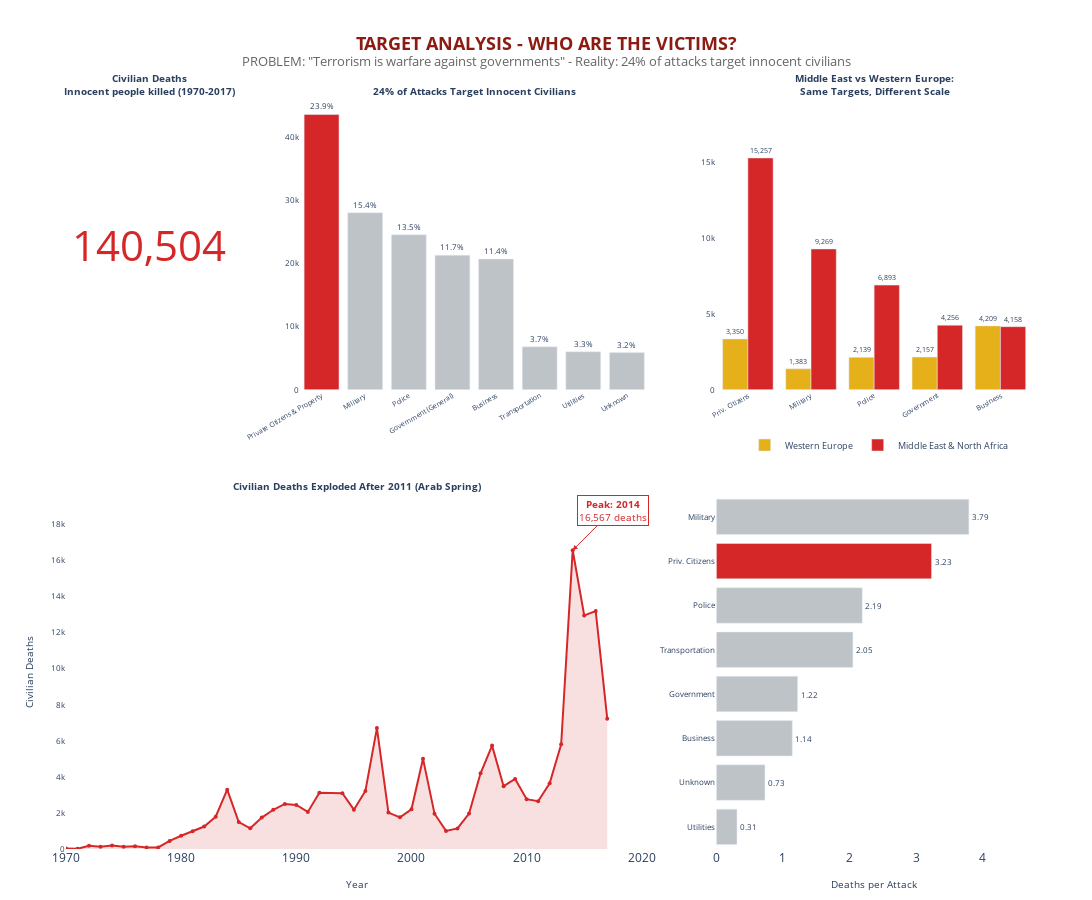

Here is the notebook cell this chart was saved with:
### Code cell
fig_target = make_subplots(
    rows=2, cols=3,
    subplot_titles=(
        '<b>Civilian Deaths<br>Innocent people killed (1970-2017)</b>',
        '<b>24% of Attacks Target Innocent Civilians</b>',
        '<b>Middle East vs Western Europe:<br>Same Targets, Different Scale</b>',
        '<b>Civilian Deaths Exploded After 2011 (Arab Spring)</b>',
        '',
        '<b>Lethality by Target Type:<br>Deaths per Attack</b>'
    ),
    specs=[
        [{'type': 'indicator'}, {'type': 'bar'}, {'type': 'bar'}],
        [{'type': 'scatter', 'colspan': 2}, None, {'type': 'bar'}]
    ],
    row_heights=[0.45, 0.55],
    column_widths=[0.20, 0.42, 0.38],
    vertical_spacing=0.14,
    horizontal_spacing=0.07
)

fig_target.add_trace(
    go.Indicator(
        mode="number",
        value=civilian_deaths,
        number={'font': {'size': 42, 'color': INSIGHT_COLOR}, 'valueformat': ',.0f'},
    ),
    row=1, col=1
)

target_colors = [INSIGHT_COLOR if 'Private Citizens' in t else COLOR_CONTEXT for t in top_targets['Target_Type']]

fig_target.add_trace(
    go.Bar(
        x=top_targets['Target_Type'],
        y=top_targets['Attacks'],
        marker_color=target_colors,
        text=[f"{p}%" for p in top_targets['Percentage']],
        textposition='outside',
        textfont=dict(size=8),
        hovertemplate='<b>%{x}</b><br>Attacks: %{y:,.0f}<br>Deaths: %{customdata:,.0f}<extra></extra>',
        customdata=top_targets['Deaths'],
        showlegend=False
    ),
    row=1, col=2
)

short_names = {
    'Private Citizens & Property': 'Priv. Citizens',
    'Military': 'Military',
    'Police': 'Police',
    'Government (General)': 'Government',
    'Business': 'Business'
}
display_names = [short_names.get(t, t[:12]) for t in regional_pivot.index]

fig_target.add_trace(
    go.Bar(
        name='Western Europe',
        x=display_names,
        y=regional_pivot['Western Europe'],
        marker_color=theme_colors[3],  # Yellow
        text=[f"{v:,.0f}" for v in regional_pivot['Western Europe']],
        textposition='outside',
        textfont=dict(size=7),
        hovertemplate='<b>%{x}</b><br>Western Europe: %{y:,.0f}<extra></extra>'
    ),
    row=1, col=3
)

fig_target.add_trace(
    go.Bar(
        name='Middle East & North Africa',
        x=display_names,
        y=regional_pivot['Middle East & North Africa'],
        marker_color=INSIGHT_COLOR,  # Red
        text=[f"{v:,.0f}" for v in regional_pivot['Middle East & North Africa']],
        textposition='outside',
        textfont=dict(size=7),
        hovertemplate='<b>%{x}</b><br>Middle East: %{y:,.0f}<extra></extra>'
    ),
    row=1, col=3
)


fig_target.add_trace(
    go.Scatter(
        x=civilian_yearly['Year'],
        y=civilian_yearly['Deaths'],
        mode='lines+markers',
        line=dict(color=INSIGHT_COLOR, width=2),
        fill='tozeroy',
        fillcolor='rgba(215, 48, 48, 0.15)',
        marker=dict(size=4),
        hovertemplate='<b>%{x}</b><br>Civilian Deaths: %{y:,.0f}<extra></extra>',
        showlegend=False
    ),
    row=2, col=1
)

# Add peak annotation
peak_year = civilian_yearly.loc[civilian_yearly['Deaths'].idxmax()]
fig_target.add_annotation(
    x=peak_year['Year'],
    y=peak_year['Deaths'],
    text=f"<b>Peak: {peak_year['Year']:.0f}</b><br>{peak_year['Deaths']:,.0f} deaths",
    showarrow=True,
    arrowhead=2,
    arrowcolor=INSIGHT_COLOR,
    ax=40,
    ay=-40,
    font=dict(size=9, color=INSIGHT_COLOR),
    bgcolor='white',
    bordercolor=INSIGHT_COLOR,
    borderwidth=1,
    row=2, col=1
)

lethality_sorted = top_targets.sort_values('Lethality', ascending=True)
lethality_colors = [INSIGHT_COLOR if 'Private Citizens' in t else COLOR_CONTEXT for t in lethality_sorted['Target_Type']]
lethality_names = [short_names.get(t, t[:15]) for t in lethality_sorted['Target_Type']]

fig_target.add_trace(
    go.Bar(
        y=lethality_names,
        x=lethality_sorted['Lethality'],
        orientation='h',
        marker_color=lethality_colors,
        text=[f"{v:.2f}" for v in lethality_sorted['Lethality']],
        textposition='outside',
        textfont=dict(size=8),
        hovertemplate='<b>%{y}</b><br>Deaths per Attack: %{x:.2f}<extra></extra>',
        showlegend=False
    ),
    row=2, col=3
)


fig_target.update_layout(
    title=dict(
        text='<b>TARGET ANALYSIS - WHO ARE THE VICTIMS?</b><br>' +
             '<sup style="color:#666">PROBLEM: "Terrorism is warfare against governments" - Reality: 24% of attacks target innocent civilians</sup>',
        x=0.5,
        xanchor='center',
        font=dict(size=18, color=theme_colors[0])
    ),
    height=900,
    width=1400,
    barmode='group',
    plot_bgcolor='white',
    paper_bgcolor='white',
    margin=dict(t=100, l=60, r=60, b=50),
    legend=dict(
        orientation='h',
        yanchor='bottom',
        y=0.52,
        xanchor='right',
        x=0.98,
        font=dict(size=9)
    )
)

# Update axes - fix overflow
fig_target.update_xaxes(tickangle=-30, tickfont=dict(size=7), showgrid=False, row=1, col=2)
fig_target.update_xaxes(tickangle=-30, tickfont=dict(size=7), showgrid=False, row=1, col=3)
fig_target.update_xaxes(showgrid=False, row=2, col=1, title_text='Year', title_font=dict(size=10))
fig_target.update_xaxes(showgrid=False, row=2, col=3, title_text='Deaths per Attack', title_font=dict(size=10),
                        range=[0, lethality_sorted['Lethality'].max() * 1.25])
fig_target.update_yaxes(showgrid=False, tickfont=dict(size=8))
fig_target.update_yaxes(title_text='Civilian Deaths', title_font=dict(size=10), row=2, col=1)

# Fix y-axis range for grouped bar to avoid text cutoff
max_val = max(regional_pivot['Middle East & North Africa'].max(), regional_pivot['Western Europe'].max())
fig_target.update_yaxes(range=[0, max_val * 1.25], row=1, col=3)

# Update subplot title positions
for annotation in fig_target.layout.annotations:
    if annotation.text:
        annotation.font.size = 10

fig_target.show()

### Figure 1 — Plotly figure (JSON) as saved in the notebook; plotly's stock layout.template omitted (floating-point values rounded to 4 significant figures)
{"data": [{"domain": {"x": [0, 0.172], "y": [0.613, 1]}, "mode": "number", "number": {"font": {"color": "#d62728", "size": 42}, "valueformat": ",.0f"}, "type": "indicator", "value": 140504}, {"customdata": [140500.0, 106000.0, 53700.0, 26070.0, 23490.0, 13920.0, 1874.0, 4329.0], "hovertemplate": "<b>%{x}</b><br>Attacks: %{y:,.0f}<br>Deaths: %{customdata:,.0f}<extra></extra>", "marker": {"color": ["#d62728", "#BDC3C7", "#BDC3C7", "#BDC3C7", "#BDC3C7", "#BDC3C7", "#BDC3C7", "#BDC3C7"]}, "showlegend": false, "text": ["23.9%", "15.4%", "13.5%", "11.7%", "11.4%", "3.7%", "3.3%", "3.2%"], "textfont": {"size": 8}, "textposition": "outside", "type": "bar", "x": ["Private Citizens & Property", "Military", "Police", "Government (General)", "Business", "Transportation", "Utilities", "Unknown"], "xaxis": "x", "y": [43511, 27984, 24506, 21283, 20669, 6799, 6023, 5898], "yaxis": "y"}, {"hovertemplate": "<b>%{x}</b><br>Western Europe: %{y:,.0f}<extra></extra>", "marker": {"color": "#E6B01B"}, "name": "Western Europe", "text": ["3,350", "1,383", "2,139", "2,157", "4,209"], "textfont": {"size": 7}, "textposition": "outside", "type": "bar", "x": ["Priv. Citizens", "Military", "Police", "Government", "Business"], "xaxis": "x2", "y": [3350, 1383, 2139, 2157, 4209], "yaxis": "y2"}, {"hovertemplate": "<b>%{x}</b><br>Middle East: %{y:,.0f}<extra></extra>", "marker": {"color": "#d62728"}, "name": "Middle East & North Africa", "text": ["15,257", "9,269", "6,893", "4,256", "4,158"], "textfont": {"size": 7}, "textposition": "outside", "type": "bar", "x": ["Priv. Citizens", "Military", "Police", "Government", "Business"], "xaxis": "x2", "y": [15257, 9269, 6893, 4256, 4158], "yaxis": "y2"}, {"fill": "tozeroy", "fillcolor": "rgba(215, 48, 48, 0.15)", "hovertemplate": "<b>%{x}</b><br>Civilian Deaths: %{y:,.0f}<extra></extra>", "line": {"color": "#d62728", "width": 2}, "marker": {"size": 4}, "mode": "lines+markers", "showlegend": false, "type": "scatter", "x": [1970, 1971, 1972, 1973, 1974, 1975, 1976, 1977, 1978, 1979, 1980, 1981, 1982, 1983, 1984, 1985, 1986, 1987, 1988, 1989, 1990, 1991, 1992, 1994, 1995, 1996, 1997, 1998, 1999, 2000, 2001, 2002, 2003, 2004, 2005, 2006, 2007, 2008, 2009, 2010, 2011, 2012, 2013, 2014, 2015, 2016, 2017], "xaxis": "x3", "y": [24.0, 10.0, 180.0, 120.0, 197.0, 128.0, 156.0, 85.0, 85.0, 450.0, 737.0, 989.0, 1245.0, 1794.0, 3292.0, 1495.0, 1149.0, 1742.0, 2174.0, 2497.0, 2440.0, 2055.0, 3116.0, 3091.0, 2181.0, 3216.0, 6704.0, 2017.0, 1757.0, 2201.0, 5009.0, 1956.0, 1004.0, 1142.0, 1963.0, 4199.0, 5732.0, 3484.0, 3882.0, 2764.0, 2648.0, 3644.0, 5810.0, 16570.0, 12950.0, 13190.0, 7228.0], "yaxis": "y3"}, {"hovertemplate": "<b>%{y}</b><br>Deaths per Attack: %{x:.2f}<extra></extra>", "marker": {"color": ["#BDC3C7", "#BDC3C7", "#BDC3C7", "#BDC3C7", "#BDC3C7", "#BDC3C7", "#d62728", "#BDC3C7"]}, "orientation": "h", "showlegend": false, "text": ["0.31", "0.73", "1.14", "1.22", "2.05", "2.19", "3.23", "3.79"], "textfont": {"size": 8}, "textposition": "outside", "type": "bar", "x": [0.31, 0.73, 1.14, 1.22, 2.05, 2.19, 3.23, 3.79], "xaxis": "x4", "y": ["Utilities", "Unknown", "Business", "Government", "Transportation", "Police", "Priv. Citizens", "Military"], "yaxis": "y4"}], "layout": {"annotations": [{"font": {"size": 10}, "showarrow": false, "text": "<b>Civilian Deaths<br>Innocent people killed (1970-2017)</b>", "x": 0.086, "xanchor": "center", "xref": "paper", "y": 1, "yanchor": "bottom", "yref": "paper"}, {"font": {"size": 10}, "showarrow": false, "text": "<b>24% of Attacks Target Innocent Civilians</b>", "x": 0.4226, "xanchor": "center", "xref": "paper", "y": 1, "yanchor": "bottom", "yref": "paper"}, {"font": {"size": 10}, "showarrow": false, "text": "<b>Middle East vs Western Europe:<br>Same Targets, Different Scale</b>", "x": 0.8366, "xanchor": "center", "xref": "paper", "y": 1, "yanchor": "bottom", "yref": "paper"}, {"font": {"size": 10}, "showarrow": false, "text": "<b>Civilian Deaths Exploded After 2011 (Arab Spring)</b>", "x": 0.3016, "xanchor": "center", "xref": "paper", "y": 0.473, "yanchor": "bottom", "yref": "paper"}, {"arrowcolor": "#d62728", "arrowhead": 2, "ax": 40, "ay": -40, "bgcolor": "white", "bordercolor": "#d62728", "borderwidth": 1, "font": {"color": "#d62728", "size": 10}, "showarrow": true, "text": "<b>Peak: 2014</b><br>16,567 deaths", "x": 2014, "xref": "x3", "y": 16567, "yref": "y3"}], "barmode": "group", "height": 900, "legend": {"font": {"size": 9}, "orientation": "h", "x": 0.98, "xanchor": "right", "y": 0.52, "yanchor": "bottom"}, "margin": {"b": 50, "l": 60, "r": 60, "t": 100}, "paper_bgcolor": "white", "plot_bgcolor": "white", "title": {"font": {"color": "#8C1B13", "size": 18}, "text": "<b>TARGET ANALYSIS - WHO ARE THE VICTIMS?</b><br><sup style=\"color:#666\">PROBLEM: \"Terrorism is warfare against governments\" - Reality: 24% of attacks target innocent civilians</sup>", "x": 0.5, "xanchor": "center"}, "width": 1400, "xaxis": {"anchor": "y", "domain": [0.242, 0.6032], "showgrid": false, "tickangle": -30, "tickfont": {"size": 7}}, "xaxis2": {"anchor": "y2", "domain": [0.6732, 1], "showgrid": false, "tickangle": -30, "tickfont": {"size": 7}}, "xaxis3": {"anchor": "y3", "domain": [0, 0.6032], "showgrid": false, "title": {"font": {"size": 10}, "text": "Year"}}, "xaxis4": {"anchor": "y4", "domain": [0.6732, 1], "range": [0, 4.737], "showgrid": false, "title": {"font": {"size": 10}, "text": "Deaths per Attack"}}, "yaxis": {"anchor": "x", "domain": [0.613, 1], "showgrid": false, "tickfont": {"size": 8}}, "yaxis2": {"anchor": "x2", "domain": [0.613, 1], "range": [0, 19070.0], "showgrid": false, "tickfont": {"size": 8}}, "yaxis3": {"anchor": "x3", "domain": [0, 0.473], "showgrid": false, "tickfont": {"size": 8}, "title": {"font": {"size": 10}, "text": "Civilian Deaths"}}, "yaxis4": {"anchor": "x4", "domain": [0, 0.473], "showgrid": false, "tickfont": {"size": 8}}}}
